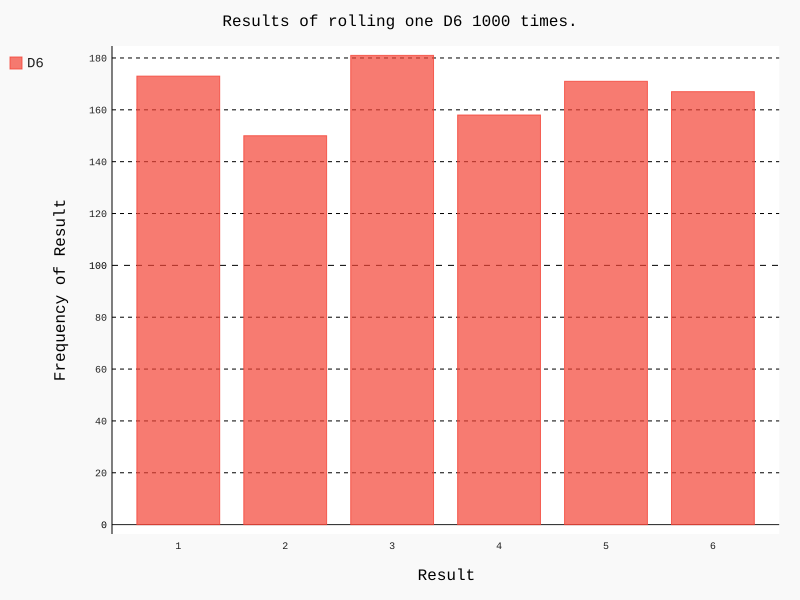

Recreate this plot in Python.
import pygal
from die import Die

# 创建一个D6
die = Die()

# 掷几次骰子，并将结果存储在一个列表中
results = []
for roll_num in range(1000):
    result = die.roll()
    results.append(result)

# 分析结果
frequencies = []
for value in range(1,die.num_sides+1):
    frequency = results.count(value)    # 计算每个点数出现多少次
    frequencies.append(frequency)

# 对结果进行可视化
hist = pygal.Bar()

hist.title = "Results of rolling one D6 1000 times."
hist.x_labels = ['1','2','3','4','5','6']
hist.x_title = "Result"
hist.y_title = "Frequency of Result"

hist.add('D6', frequencies)
hist.render_to_file('15_data_visualization\\die_visual.svg')
